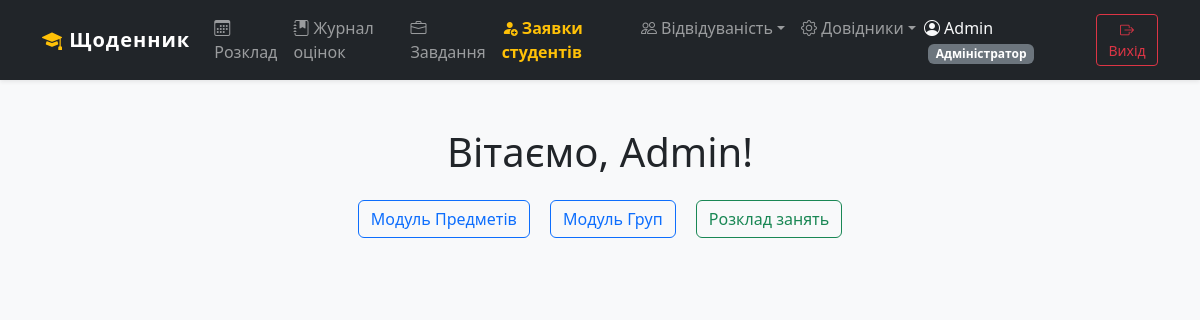
Screenshot of / (signed in) with the database file from the repository.
### accounts/models.py (models this page shows, shortened)
class User(AbstractUser):
    ROLE_CHOICES = (
        ('admin', 'Адміністратор'),
        ('teacher', 'Викладач'),
        ('student', 'Студент'),
    )
    role = models.CharField(max_length=10, choices=ROLE_CHOICES, default='student', verbose_name='Роль')
    photo = models.ImageField(upload_to='avatars/', default='avatars/default.png', verbose_name='Фото профілю', blank=True, null=True)

### diary_project/urls.py (the view)
# urls.py: path('', home_view, name='home'),
def home_view(request):
    return render(request, 'home.html')

### templates/home.html (shortened to what this page needs)
{% extends 'base.html' %}
{% block content %}
<div class="text-center mt-5">
    <h1>Вітаємо, {{ user.username }}!</h1>
    <div class="mt-4">
        <a href="{% url 'subject_list' %}" class="btn btn-outline-primary mx-2 mb-2">Модуль Предметів</a>
        <a href="{% url 'group_list' %}" class="btn btn-outline-primary mx-2 mb-2">Модуль Груп</a>
        <a href="{% url 'schedule_list' %}" class="btn btn-outline-success mx-2 mb-2">Розклад занять</a>
    </div>
</div>
{% endblock %}

### templates/base.html (shortened to what this page needs)
<!DOCTYPE html>
<html lang="uk">
<head>
    <link href="https://cdn.jsdelivr.net/npm/bootstrap@5.3.3/dist/css/bootstrap.min.css" rel="stylesheet">
    <link rel="stylesheet" href="https://cdn.jsdelivr.net/npm/bootstrap-icons@1.11.1/font/bootstrap-icons.css">
</head>
<body>
    <nav class="navbar navbar-expand-lg navbar-dark bg-dark sticky-top shadow-sm mb-4">
        <div class="container">
            <a class="navbar-brand" href="{% url 'home' %}"><i class="bi bi-mortarboard-fill text-warning"></i> Щоденник</a>
            <div class="collapse navbar-collapse" id="navbarNav">
                <ul class="navbar-nav me-auto">
                    {% if user.is_authenticated %}
                        <li class="nav-item"><a class="nav-link" href="{% url 'schedule_list' %}"><i class="bi bi-calendar3"></i> Розклад</a></li>
                        <li class="nav-item"><a class="nav-link" href="{% url 'grade_list' %}"><i class="bi bi-journal-bookmark-fill"></i> Журнал оцінок</a></li>
                        <li class="nav-item"><a class="nav-link" href="{% url 'assignment_list' %}"><i class="bi bi-briefcase"></i> Завдання</a></li>
                        {% if user.role == 'admin' or user.is_superuser %}
                            <li class="nav-item">
                                <a class="nav-link text-warning fw-bold" href="{% url 'pending_students' %}">
                                    <i class="bi bi-person-fill-add"></i> Заявки студентів
                                </a>
                            </li>
                        {% endif %}
                        <li class="nav-item dropdown">
                            <a class="nav-link dropdown-toggle" href="#" role="button" data-bs-toggle="dropdown"><i class="bi bi-people"></i> Відвідуваність</a>
                        </li>
                        {% if user.role == 'teacher' or user.is_superuser %}
                        <li class="nav-item dropdown">
                            <a class="nav-link dropdown-toggle" href="#" role="button" data-bs-toggle="dropdown"><i class="bi bi-gear"></i> Довідники</a>
                        </li>
                        {% endif %}
                    {% endif %}
                </ul>
                <ul class="navbar-nav align-items-lg-center">
                    {% if user.is_authenticated %}
                        <li class="nav-item text-light me-3 d-none d-lg-block">
                            <i class="bi bi-person-circle"></i> {{ user.get_full_name|default:user.username }}
                            <span class="badge bg-secondary ms-1">{{ user.get_role_display }}</span>
                        </li>
                        <li class="nav-item">
                            <form method="post" action="{% url 'logout' %}" class="d-inline">
                                <button type="submit" class="btn btn-outline-danger btn-sm mt-2 mt-lg-0"><i class="bi bi-box-arrow-right"></i> Вихід</button>
                            </form>
                        </li>
                    {% else %}
                        <li class="nav-item"><a class="nav-link" href="{% url 'login' %}">Вхід</a></li>
                        <li class="nav-item"><a class="btn btn-primary btn-sm ms-lg-2 mt-2 mt-lg-0" href="{% url 'register' %}">Реєстрація</a></li>
                    {% endif %}
                </ul>
            </div>
        </div>
    </nav>
    <div class="container pb-5">
        {% block content %}
        {% endblock %}
    </div>
</body>
</html>

### templates/base.html (style rules this page uses)
body { background-color: #f8f9fa; }
.navbar-brand { font-weight: bold; letter-spacing: 1px; }

### rows the page displays
User: get_full_name "Admin", role "Адміністратор", username "Admin"
